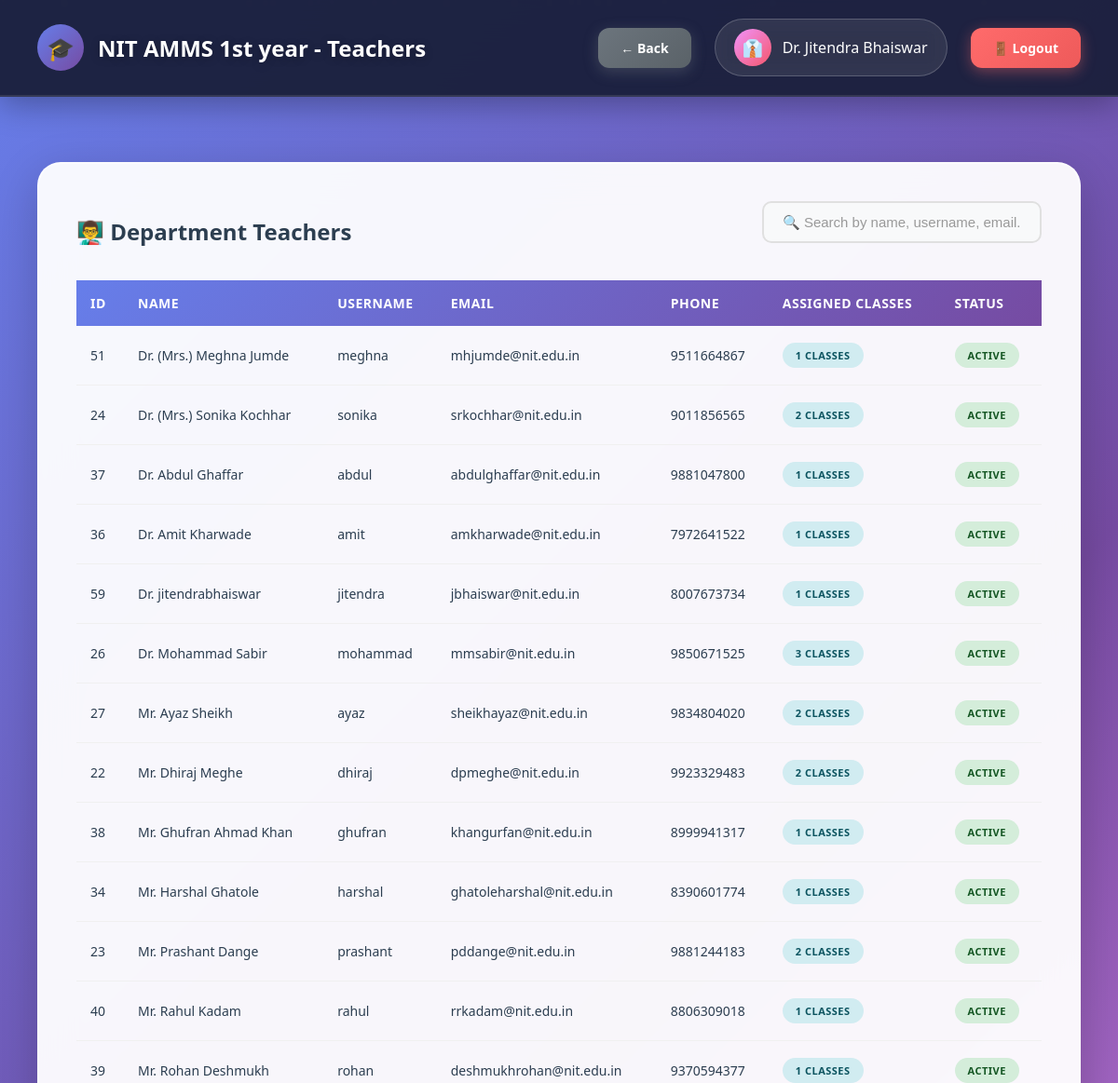
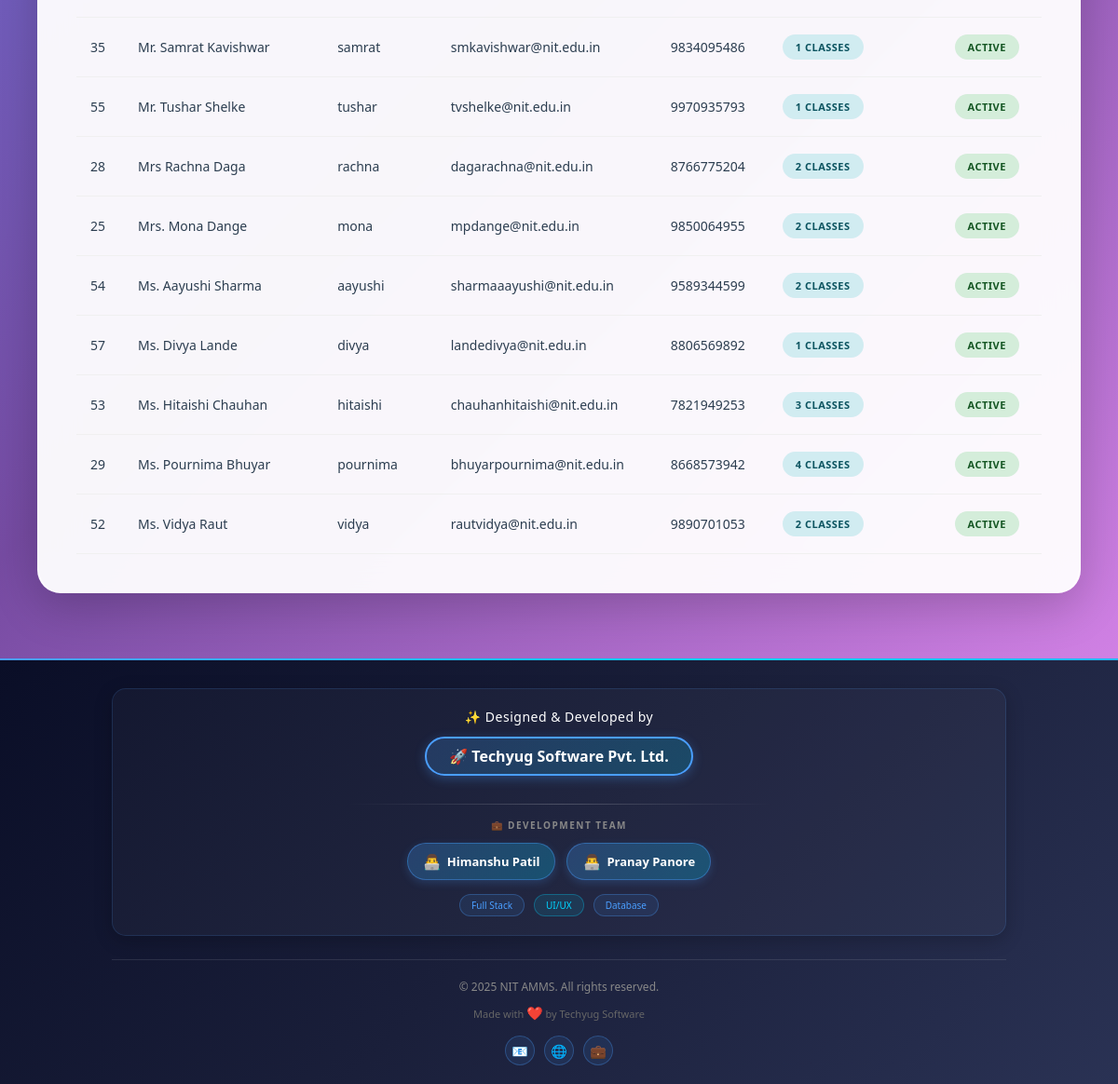
The page /hod/view_teachers.php (signed in) on the database its author committed (2 pictures, top to bottom).
### tables this page shows
CREATE TABLE `departments` (
  `id` int(11) NOT NULL,
  `dept_name` varchar(100) NOT NULL,
  `dept_code` varchar(20) NOT NULL,
  `hod_id` int(11) DEFAULT NULL,
  `created_at` timestamp NOT NULL DEFAULT current_timestamp()
);

CREATE TABLE `users` (
  `id` int(11) NOT NULL,
  `username` varchar(50) NOT NULL,
  `password` varchar(255) NOT NULL,
  `full_name` varchar(100) NOT NULL,
  `email` varchar(100) NOT NULL,
  `phone` varchar(15) DEFAULT NULL,
  `photo` varchar(255) DEFAULT NULL,
  `role` enum('admin','hod','teacher') NOT NULL,
  `department_id` int(11) DEFAULT NULL,
  `is_active` tinyint(1) DEFAULT 1,
  `created_at` timestamp NOT NULL DEFAULT current_timestamp()
);

### db.php (called while the page is built, shortened)
<?php
$conn = new mysqli(DB_HOST, DB_USER, DB_PASS, DB_NAME);
$conn->set_charset("utf8mb4");
$conn->query("SET time_zone = '+05:30'");
function isLoggedIn() {
    return isset($_SESSION['user_id']) && isset($_SESSION['role']);
}
function getCurrentUser() {
    global $conn;
    $user_id = $_SESSION['user_id'];
    $role = $_SESSION['role'];
    if ($role === 'student') {
        $query = "SELECT * FROM students WHERE id = ?";
    } elseif ($role === 'parent') {
        $query = "SELECT * FROM parents WHERE id = ?";
    } else {
        $query = "SELECT * FROM users WHERE id = ?";
    }
    $stmt = $conn->prepare($query);
    $stmt->bind_param("i", $user_id);
    $stmt->execute();
    $result = $stmt->get_result();
    return $result->fetch_assoc();
}
?>

### hod/view_teachers.php (the view, shortened to what this page needs)
<?php
require_once '../db.php';
$user = getCurrentUser();
$department_id = $_SESSION['department_id'];
$dept_query = "SELECT * FROM departments WHERE id = $department_id";
$department = $conn->query($dept_query)->fetch_assoc();
$teachers_query = "SELECT u.*,
                   (SELECT COUNT(*) FROM classes WHERE teacher_id = u.id) as class_count
                   FROM users u
                   WHERE u.role = 'teacher' AND u.department_id = $department_id AND u.is_active = 1
                   ORDER BY u.full_name";
$teachers = $conn->query($teachers_query);
?>
<!DOCTYPE html>
<html lang="en">
<head>
</head>
<body>
    <div class="particles" id="particles"></div>
    <nav class="navbar">
        <div class="navbar-brand">
            <div class="navbar-logo">🎓</div>
            <h1>NIT AMMS <?php echo htmlspecialchars($department['dept_name']); ?> - Teachers</h1>
        </div>
        <div class="user-info">
            <a href="index.php" class="btn btn-secondary">← Back</a>
            <div class="user-profile">
                <div class="user-avatar">👔</div>
                <span><?php echo htmlspecialchars($user['full_name']); ?></span>
            </div>
            <a href="../logout.php" class="btn btn-danger">🚪 Logout</a>
        </div>
    </nav>
    <div class="main-content">
        <div class="table-container">
            <div style="display: flex; justify-content: space-between; align-items: center; margin-bottom: 20px; flex-wrap: wrap; gap: 15px;">
                <h3 style="margin: 0;">👨‍🏫 Department Teachers</h3>
                <div class="search-box">
                    <input type="text"
                           id="searchInput"
                           placeholder="🔍 Search by name, username, email..."
                           class="search-input">
                </div>
            </div>
            <?php if ($teachers->num_rows > 0): ?>
                <table id="teachersTable">
                    <thead>
                        <tr>
                            <th>ID</th>
                            <th>Name</th>
                            <th>Username</th>
                            <th>Email</th>
                            <th>Phone</th>
                            <th>Assigned Classes</th>
                            <th>Status</th>
                        </tr>
                    </thead>
                    <tbody>
                        <?php while ($teacher = $teachers->fetch_assoc()): ?>
                        <tr>
                            <td><?php echo $teacher['id']; ?></td>
                            <td><?php echo htmlspecialchars($teacher['full_name']); ?></td>
                            <td><?php echo htmlspecialchars($teacher['username']); ?></td>
                            <td><?php echo htmlspecialchars($teacher['email']); ?></td>
                            <td><?php echo htmlspecialchars($teacher['phone']); ?></td>
                            <td><span class="badge badge-info"><?php echo $teacher['class_count']; ?> Classes</span></td>
                            <td><span class="badge badge-success">Active</span></td>
                        </tr>
                        <?php endwhile; ?>
                    </tbody>
                </table>
            <?php else: ?>
                <div class="alert alert-info">No teachers found in this department.</div>
            <?php endif; ?>
        </div>
    </div>
    <div style="background: linear-gradient(135deg, #0a0e27 0%, #1a1f3a 50%, #2a3254 100%); position: relative; overflow: hidden;">
        <div style="height: 2px; background: linear-gradient(90deg, #4a9eff, #00d4ff, #4a9eff, #00d4ff); background-size: 200% 100%; animation: borderMove 3s linear infinite;"></div>
        <div style="max-width: 1000px; margin: 0 auto; padding: 30px 20px 20px;">
            <div style="background: rgba(255, 255, 255, 0.03); padding: 20px 20px; border-radius: 15px; border: 1px solid rgba(74, 158, 255, 0.15); text-align: center; box-shadow: 0 5px 20px rgba(0, 0, 0, 0.2);">
                <p style="color: #ffffff; font-size: 14px; margin: 0 0 12px; font-weight: 500; letter-spacing: 0.5px; font-family: 'Segoe UI', Tahoma, Geneva, Verdana, sans-serif;">✨ Designed & Developed by</p>
                <a href="https://himanshufullstackdeveloper.github.io/techyugsoftware/" style="display: inline-block; color: #ffffff; font-size: 16px; font-weight: 700; text-decoration: none; padding: 8px 24px; border: 2px solid #4a9eff; border-radius: 30px; background: linear-gradient(135deg, rgba(74, 158, 255, 0.2), rgba(0, 212, 255, 0.2)); box-shadow: 0 3px 12px rgba(74, 158, 255, 0.3); margin-bottom: 15px; font-family: 'Segoe UI', Tahoma, Geneva, Verdana, sans-serif; transition: all 0.3s;">
                    🚀 Techyug Software Pvt. Ltd.
                </a>
                <div style="width: 50%; height: 1px; background: linear-gradient(90deg, transparent, rgba(255, 255, 255, 0.2), transparent); margin: 15px auto;"></div>
                <p style="color: #888; font-size: 10px; margin: 0 0 12px; text-transform: uppercase; letter-spacing: 1.5px; font-weight: 600; font-family: 'Segoe UI', Tahoma, Geneva, Verdana, sans-serif;">💼 Development Team</p>
                <div style="display: flex; justify-content: center; gap: 12px; flex-wrap: wrap; margin-top: 12px;">
                    <a href="https://himanshufullstackdeveloper.github.io/portfoilohimanshu/" style="color: #ffffff; font-size: 13px; text-decoration: none; padding: 8px 16px; background: linear-gradient(135deg, rgba(74, 158, 255, 0.25), rgba(0, 212, 255, 0.25)); border-radius: 20px; border: 1px solid rgba(74, 158, 255, 0.4); display: inline-flex; align-items: center; gap: 6px; box-shadow: 0 3px 10px rgba(74, 158, 255, 0.2); font-family: 'Segoe UI', Tahoma, Geneva, Verdana, sans-serif; transition: all 0.3s;">
                        <span style="font-size: 16px;">👨‍💻</span>
                        <span style="font-weight: 600;">Himanshu Patil</span>
                    </a>
                    <a href="https://devpranaypanore.github.io/Pranaypanore-live-.html/" style="color: #ffffff; font-size: 13px; text-decoration: none; padding: 8px 16px; background: linear-gradient(135deg, rgba(74, 158, 255, 0.25), rgba(0, 212, 255, 0.25)); border-radius: 20px; border: 1px solid rgba(74, 158, 255, 0.4); display: inline-flex; align-items: center; gap: 6px; box-shadow: 0 3px 10px rgba(74, 158, 255, 0.2); font-family: 'Segoe UI', Tahoma, Geneva, Verdana, sans-serif; transition: all 0.3s;">
                        <span style="font-size: 16px;">👨‍💻</span>
                        <span style="font-weight: 600;">Pranay Panore</span>
                    </a>
                </div>
                <div style="margin-top: 15px; display: flex; justify-content: center; gap: 10px; flex-wrap: wrap;">
                    <span style="color: #4a9eff; font-size: 10px; padding: 4px 12px; background: rgba(74, 158, 255, 0.1); border-radius: 12px; border: 1px solid rgba(74, 158, 255, 0.3); font-family: 'Segoe UI', Tahoma, Geneva, Verdana, sans-serif;">Full Stack</span>
                    <span style="color: #00d4ff; font-size: 10px; padding: 4px 12px; background: rgba(0, 212, 255, 0.1); border-radius: 12px; border: 1px solid rgba(0, 212, 255, 0.3); font-family: 'Segoe UI', Tahoma, Geneva, Verdana, sans-serif;">UI/UX</span>
                    <span style="color: #4a9eff; font-size: 10px; padding: 4px 12px; background: rgba(74, 158, 255, 0.1); border-radius: 12px; border: 1px solid rgba(74, 158, 255, 0.3); font-family: 'Segoe UI', Tahoma, Geneva, Verdana, sans-serif;">Database</span>
                </div>
            </div>
            <div style="margin-top: 25px; padding-top: 20px; border-top: 1px solid rgba(255, 255, 255, 0.1); text-align: center;">
                <p style="color: #888; font-size: 12px; margin: 0 0 10px; font-family: 'Segoe UI', Tahoma, Geneva, Verdana, sans-serif;">© 2025 NIT AMMS. All rights reserved.</p>
                <p style="color: #666; font-size: 11px; margin: 0; font-family: 'Segoe UI', Tahoma, Geneva, Verdana, sans-serif;">
                    Made with <span style="color: #ff4757; font-size: 14px;">❤️</span> by Techyug Software
                </p>
                <div style="margin-top: 15px; display: flex; justify-content: center; gap: 10px;">
                    <a href="#" style="width: 32px; height: 32px; display: inline-flex; align-items: center; justify-content: center; background: rgba(74, 158, 255, 0.1); border: 1px solid rgba(74, 158, 255, 0.3); border-radius: 50%; color: #4a9eff; text-decoration: none; font-size: 14px; transition: all 0.3s;">📧</a>
                    <a href="#" style="width: 32px; height: 32px; display: inline-flex; align-items: center; justify-content: center; background: rgba(74, 158, 255, 0.1); border: 1px solid rgba(74, 158, 255, 0.3); border-radius: 50%; color: #4a9eff; text-decoration: none; font-size: 14px; transition: all 0.3s;">🌐</a>
                    <a href="#" style="width: 32px; height: 32px; display: inline-flex; align-items: center; justify-content: center; background: rgba(74, 158, 255, 0.1); border: 1px solid rgba(74, 158, 255, 0.3); border-radius: 50%; color: #4a9eff; text-decoration: none; font-size: 14px; transition: all 0.3s;">💼</a>
                </div>
            </div>
        </div>
    </div>
</body>
</html>

### hod/view_teachers.php (style rules this page uses)
* { margin: 0; padding: 0; box-sizing: border-box; }
body { background: linear-gradient(135deg, #667eea 0%, #764ba2 50%, #f093fb 100%); min-height: 100vh; font-family: 'Segoe UI', Tahoma, Geneva, Verdana, sans-serif; position: relative; overflow-x: hidden; }
.particles { position: fixed; top: 0; left: 0; width: 100%; height: 100%; z-index: 0; pointer-events: none; }
.navbar { background: rgba(26, 31, 58, 0.95); backdrop-filter: blur(20px); padding: 20px 40px; display: flex; justify-content: space-between; align-items: center; box-shadow: 0 8px 32px rgba(0, 0, 0, 0.3); border-bottom: 2px solid rgba(255, 255, 255, 0.1); position: sticky; top: 0; z-index: 1000; }
.navbar-brand { display: flex; align-items: center; gap: 15px; }
.navbar-logo { width: 50px; height: 50px; border-radius: 50%; background: linear-gradient(135deg, #667eea, #764ba2); display: flex; align-items: center; justify-content: center; font-size: 24px; animation: rotateLogo 10s linear infinite; }
.navbar h1 { color: white; font-size: 24px; font-weight: 700; text-shadow: 0 2px 10px rgba(0, 0, 0, 0.3); }
.user-info { display: flex; align-items: center; gap: 25px; color: white; }
.user-profile { display: flex; align-items: center; gap: 12px; background: rgba(255, 255, 255, 0.1); padding: 10px 20px; border-radius: 50px; backdrop-filter: blur(10px); border: 1px solid rgba(255, 255, 255, 0.2); }
.user-avatar { width: 40px; height: 40px; border-radius: 50%; background: linear-gradient(135deg, #f093fb, #f5576c); display: flex; align-items: center; justify-content: center; font-size: 18px; font-weight: bold; }
.main-content { padding: 40px; max-width: 1600px; margin: 0 auto; position: relative; z-index: 1; }
.table-container { background: rgba(255, 255, 255, 0.95); backdrop-filter: blur(20px); border-radius: 25px; padding: 40px; box-shadow: 0 15px 50px rgba(0, 0, 0, 0.2); margin: 30px 0; border: 2px solid rgba(255, 255, 255, 0.5); }
.table-container h3 { font-size: 24px; font-weight: 700; color: #2c3e50; margin-bottom: 30px; display: flex; align-items: center; gap: 10px; }
table { width: 100%; border-collapse: collapse; }
thead { background: linear-gradient(135deg, #667eea, #764ba2); }
thead th { padding: 15px; color: white; font-weight: 600; text-align: left; font-size: 14px; text-transform: uppercase; letter-spacing: 0.5px; }
tbody tr { border-bottom: 1px solid #f0f0f0; transition: all 0.3s; }
tbody td { padding: 18px 15px; color: #2c3e50; font-size: 14px; }
.badge { padding: 6px 14px; border-radius: 20px; font-size: 11px; font-weight: 700; text-transform: uppercase; letter-spacing: 0.5px; display: inline-block; }
.badge-success { background: #d4edda; color: #155724; }
.badge-info { background: #d1ecf1; color: #0c5460; }
.btn { padding: 12px 24px; border-radius: 12px; text-decoration: none; font-weight: 600; transition: all 0.3s; display: inline-block; border: none; cursor: pointer; font-size: 14px; }
.btn-secondary { background: linear-gradient(135deg, #6c757d, #5a6268); color: white; box-shadow: 0 4px 15px rgba(108, 117, 125, 0.4); }
.btn-danger { background: linear-gradient(135deg, #ff6b6b, #ee5a5a); color: white; box-shadow: 0 4px 15px rgba(255, 107, 107, 0.4); }
.search-box { position: relative; min-width: 300px; margin-bottom: 20px; }
.search-input { width: 100%; padding: 12px 20px; border: 2px solid #e0e0e0; border-radius: 10px; font-size: 15px; transition: all 0.3s ease; background: #f8f9fa; }
.search-input::placeholder { color: #999; }

### rows shown on the page
departments: dept_name "1st year"
users: full_name "Dr. Jitendra Bhaiswar"
users: id "51", full_name "Dr. (Mrs.) Meghna Jumde", username "meghna", email "mhjumde@nit.edu.in", phone "9511664867", class_count "1"
users: id "24", full_name "Dr. (Mrs.) Sonika Kochhar", username "sonika", email "srkochhar@nit.edu.in", phone "9011856565", class_count "2"
users: id "37", full_name "Dr. Abdul Ghaffar", username "abdul", email "abdulghaffar@nit.edu.in", phone "9881047800", class_count "1"
users: id "36", full_name "Dr. Amit Kharwade", username "amit", email "amkharwade@nit.edu.in", phone "7972641522", class_count "1"
users: id "59", full_name "Dr. jitendrabhaiswar", username "jitendra", email "jbhaiswar@nit.edu.in", phone "8007673734", class_count "1"
users: id "26", full_name "Dr. Mohammad Sabir", username "mohammad", email "mmsabir@nit.edu.in", phone "9850671525", class_count "3"
users: id "27", full_name "Mr. Ayaz Sheikh", username "ayaz", email "sheikhayaz@nit.edu.in", phone "9834804020", class_count "2"
users: id "22", full_name "Mr. Dhiraj Meghe", username "dhiraj", email "dpmeghe@nit.edu.in", phone "9923329483", class_count "2"
users: id "38", full_name "Mr. Ghufran Ahmad Khan", username "ghufran", email "khangurfan@nit.edu.in", phone "8999941317", class_count "1"
users: id "34", full_name "Mr. Harshal Ghatole", username "harshal", email "ghatoleharshal@nit.edu.in", phone "8390601774", class_count "1"
users: id "23", full_name "Mr. Prashant Dange", username "prashant", email "pddange@nit.edu.in", phone "9881244183", class_count "2"
users: id "40", full_name "Mr. Rahul Kadam", username "rahul", email "rrkadam@nit.edu.in", phone "8806309018", class_count "1"
users: id "39", full_name "Mr. Rohan Deshmukh", username "rohan", email "deshmukhrohan@nit.edu.in", phone "9370594377", class_count "1"
users: id "35", full_name "Mr. Samrat Kavishwar", username "samrat", email "smkavishwar@nit.edu.in", phone "9834095486", class_count "1"
users: id "55", full_name "Mr. Tushar Shelke", username "tushar", email "tvshelke@nit.edu.in", phone "9970935793", class_count "1"
users: id "28", full_name "Mrs Rachna Daga", username "rachna", email "dagarachna@nit.edu.in", phone "8766775204", class_count "2"
users: id "25", full_name "Mrs. Mona Dange", username "mona", email "mpdange@nit.edu.in", phone "9850064955", class_count "2"
users: id "54", full_name "Ms. Aayushi Sharma", username "aayushi", email "sharmaaayushi@nit.edu.in", phone "9589344599", class_count "2"
users: id "57", full_name "Ms. Divya Lande", username "divya", email "landedivya@nit.edu.in", phone "8806569892", class_count "1"
users: id "53", full_name "Ms. Hitaishi Chauhan", username "hitaishi", email "chauhanhitaishi@nit.edu.in", phone "7821949253", class_count "3"
users: id "29", full_name "Ms. Pournima Bhuyar", username "pournima", email "bhuyarpournima@nit.edu.in", phone "8668573942", class_count "4"
users: id "52", full_name "Ms. Vidya Raut", username "vidya", email "rautvidya@nit.edu.in", phone "9890701053", class_count "2"
